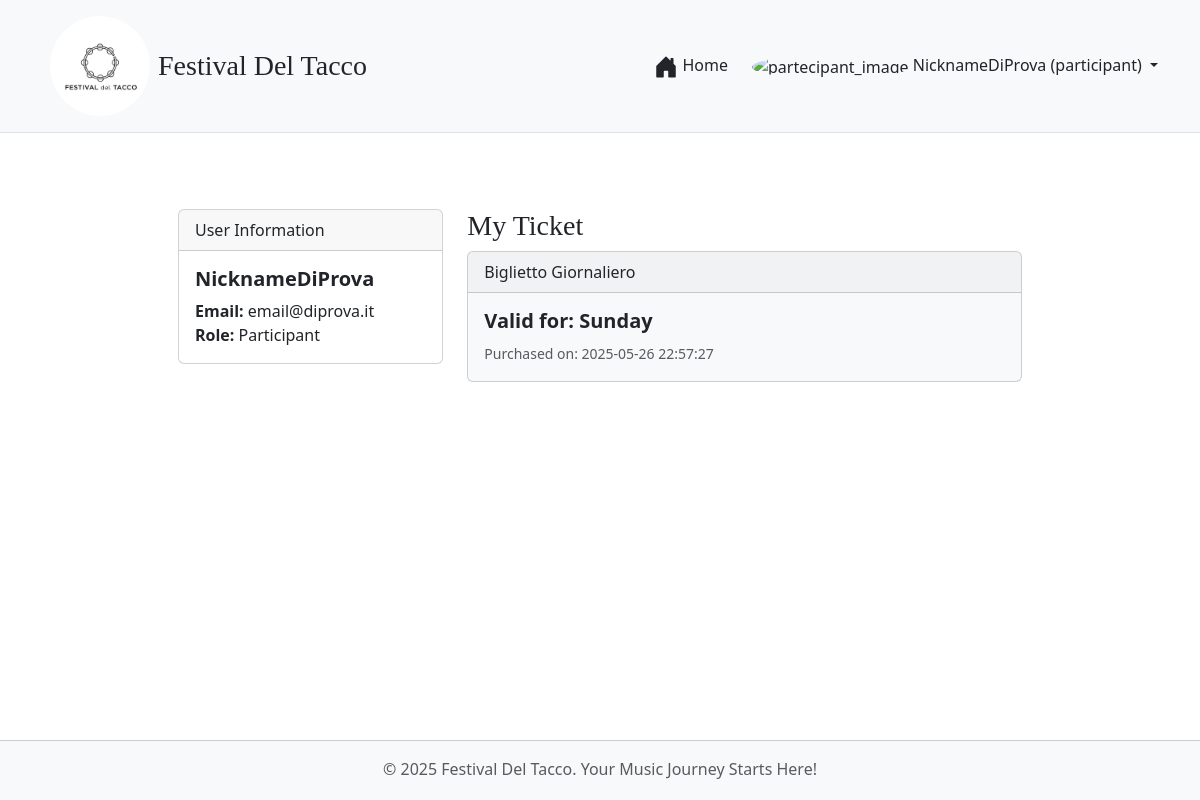
The page /profile (signed in) on the database its author committed.
### tables this page shows
CREATE TABLE UTENTI (
            id INTEGER PRIMARY KEY AUTOINCREMENT,
            email TEXT UNIQUE NOT NULL,
            nickname TEXT NOT NULL,
            password_hash TEXT NOT NULL,
            role TEXT NOT NULL CHECK(role IN ('participant', 'organizer'))
        );

CREATE TABLE BIGLIETTI (
            id INTEGER PRIMARY KEY AUTOINCREMENT,
            user_id INTEGER NOT NULL UNIQUE, -- One ticket type per user
            ticket_type TEXT NOT NULL,
            valid_days TEXT NOT NULL, -- Comma-separated e.g., "Friday,Saturday"
            purchase_date TEXT NOT NULL,
            FOREIGN KEY (user_id) REFERENCES UTENTI (id)
        );

### app.py (the view)
@app.route('/profile')
@login_required
def profile():
    user_ticket = None
    all_festival_performances = [] # Per la visione completa del festival da parte dell'organizzatore
    if current_user.role == 'participant':
        user_ticket_data = db.get_ticket_by_user_id(current_user.id)
        if user_ticket_data:
            user_ticket = dict(user_ticket_data)
            user_ticket['valid_days_list'] = user_ticket['valid_days'].split(',')
            user_ticket['ticket_type_name'] = Config.TICKET_TYPES.get(user_ticket['ticket_type'], {}).get('name', 'Unknown Ticket')
    elif current_user.role == 'organizer':
        all_festival_performances = db.get_all_performances()
    return render_template('profile_festival.html',
                           user_ticket=user_ticket,
                           performances=all_festival_performances)

### app.py (called while the page is built)
@login_manager.user_loader
def load_user(user_id):
    user_data = db.get_user_by_id(int(user_id)) # search for the user in the database by ID
    if user_data:
        return User(id=user_data['id'], email=user_data['email'], nickname=user_data['nickname'], role=user_data['role'])
    return None

@app.context_processor
def inject_global_vars():
    user_has_ticket = False
    if current_user.is_authenticated and current_user.role == 'participant':
        if db.get_ticket_by_user_id(current_user.id):
            user_has_ticket = True
    return dict(
        FESTIVAL_DAYS=Config.FESTIVAL_DAYS,
        FESTIVAL_STAGES=Config.FESTIVAL_STAGES,
        TICKET_TYPES_CONFIG=Config.TICKET_TYPES,
        now=datetime.now().year,
        g_user_has_ticket=user_has_ticket
    )

### festival_dao.py (called while the page is built)
def get_db_connection():
    conn = sqlite3.connect(DATABASE_NAME)
    conn.row_factory = sqlite3.Row # Access columns by name
    return conn

def get_user_by_id(user_id):
    conn = get_db_connection()
    user = conn.execute("SELECT * FROM UTENTI WHERE id = ?", (user_id,)).fetchone()
    conn.close()
    return user

def get_ticket_by_user_id(user_id):
    conn = get_db_connection()
    ticket = conn.execute("SELECT * FROM BIGLIETTI WHERE user_id = ?", (user_id,)).fetchone()
    conn.close()
    return ticket

### templates/profile_festival.html (shortened to what this page needs)
{% extends "base_festival.html" %}
{% block content %}
<div class="container mt-5">
    <div class="row">
        <div class="col-md-4">
            <div class="card">
                <div class="card-header">
                    User Information
                </div>
                <div class="card-body">
                    <h5 class="card-title">{{ current_user.nickname }}</h5>
                    <p class="card-text">
                        <strong>Email:</strong> {{ current_user.email }}<br>
                        <strong>Role:</strong> {{ current_user.role.capitalize() }}
                    </p>
                </div>
            </div>
        </div>
        <div class="col-md-8">
            {% if current_user.role == 'participant' %}
            <h3 style="font-family: 'Playfair Display', serif;">My Ticket</h3>
            {% if user_ticket %}
            <div class="card bg-light mb-3">
                <div class="card-header">{{ user_ticket.ticket_type_name }}</div>
                <div class="card-body">
                    <h5 class="card-title">Valid for: {{ user_ticket.valid_days_list | join(', ') }}</h5>
                    <p class="card-text"><small class="text-muted">Purchased on: {{ user_ticket.purchase_date.split('
                            ')[0] }}</small></p>
                </div>
            </div>
            {% else %}
            <p style="font-family: 'Playfair Display', serif;">You haven't purchased a ticket yet.</p>
            <a href="{{ url_for('buy_ticket') }}" class="btn btn-success">Buy Ticket Now!</a>
            {% endif %}
            {% endif %}
        </div>
    </div>
</div>
{% endblock %}

### templates/base_festival.html (shortened to what this page needs)
<!DOCTYPE html>
<html lang="it-en">
<head>
    <link href="https://cdn.jsdelivr.net/npm/bootstrap@5.3.2/dist/css/bootstrap.min.css" rel="stylesheet"
>
    <link rel="stylesheet" href="{{ url_for('static', filename='css/style_festival.css') }}">
    <link rel="stylesheet" href="https://unpkg.com/leaflet@1.9.4/dist/leaflet.css"
 />
</head>
<body>
    <nav>
        <header class="p-3 mb-3 border-bottom bg-light sticky-top">
            <div class="container">
                <div class="d-flex flex-wrap align-items-center justify-content-center justify-content-lg-start">
                    <a href="{{ url_for('home') }}"
                        class="d-flex align-items-center text-dark text-decoration-none me-lg-auto ms-2">
                        <img src="{{ url_for('static', filename='images/logo/LogoFestivalDelTacco.jpeg') }}"
                            alt="Festival del Tacco" class="img-fluid rounded-circle"
                            style="height: 100px; width: 100px; object-fit: cover;" loading="lazy">
                        <span class="fs-3 ms-2" style="font-family: 'Playfair Display', serif;">Festival Del
                            Tacco</span>
                    </a>
                    <ul class="nav col-12 col-lg-auto mb-2 justify-content-center mb-md-0">
                        <li><a href="{{ url_for('home') }}"
                                class="nav-link px-2 {% if request.endpoint == 'home' %}link-secondary{% else %}link-dark{% endif %}">
                                Home
                            </a>
                        </li>
                    </ul>
                    <div class="ms-lg-3">
                        {% if current_user.is_authenticated %}
                        <div class="dropdown text-end">
                            <a href="#" class="d-block link-dark text-decoration-none dropdown-toggle"
                                id="dropdownUser1" data-bs-toggle="dropdown" aria-expanded="false">
                                {% if current_user.role == 'participant' %}
                                <img src="{{ url_for('static', filename='images/logo/partecipant.png') }}"
                                    alt="partecipant_image" width="50" height="50" class="rounded-circle">
                                {% endif %}
                                {{ current_user.nickname }} ({{ current_user.role }})
                            </a>
                        </div>
                        {% else %}
                        <a href="{{ url_for('login') }}" class="btn btn-outline myloginbutton me-2">Login</a>
                        <a href="{{ url_for('register') }}" class="btn  mybuttoncolors">Sign-up</a>
                        {% endif %}
                    </div>
                </div>
            </div>
        </header>
    </nav>
    <main class="container col-lg-9 col-md-12 pt-5 pt-md-3 pt-lg-2 pt-xl-2 pt-xxl-2 order-1 mt-lg-1 ">
        {% block content %}
        {% endblock %}
    </main>
    <footer class="footer py-3 bg-light order-2">
        <div class="container text-center">
            <span class="text-muted">© {{ now }} Festival Del Tacco. Your Music Journey Starts Here!</span>
        </div>
    </footer>
</body>
</html>

### static/css/style_festival.css (style rules this page uses)
html, body { height: 100%; margin: 0; padding: 0; display: flex; flex-direction: column; }
body { min-height: 100vh; }
main, main.container { flex: 1; padding: 1rem; padding-bottom: 100px; }
footer.footer { flex-shrink: 0; height: 60px; background-color: #e8ddd5; padding: 1rem 0; text-align: center; border-top: 1px solid #ccc; }
.card { transition: transform 0.2s ease-in-out, box-shadow 0.2s ease-in-out; }
.card-title { font-weight: bold; }
header.sticky-top { z-index: 1030; }
@media (min-width: 769px) { main { padding-top: 100px; } }

### rows shown on the page
UTENTI: nickname "NicknameDiProva", role "participant", email "email@diprova.it", role "Participant"
BIGLIETTI: valid_days_list "Sunday", purchase_date "2025-05-26 22:57:27"

### other values the page prints
{{ user_ticket.ticket_type_name }} "Biglietto Giornaliero"
